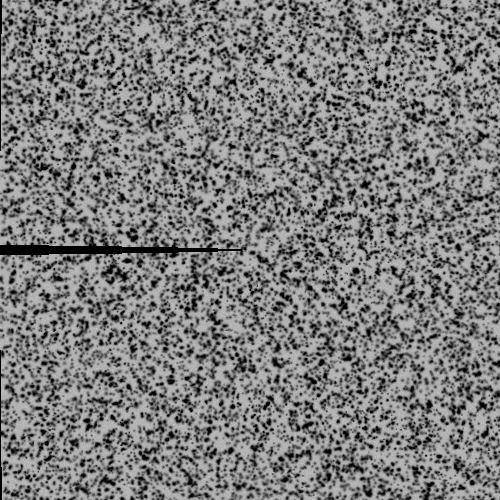
#> input picture synthetic_crack_data/deformed.tiff, 500 x 500 px
$ python -i sssig.py   (imports and definitions only)   (older library calls are emulated)
#> lines starting #> are read from the running program, lines starting #| are printed output that depends on the picture
#> further down, picture is the input picture: shape (500, 500, 3); min 0, max 200, mean 124.7
"""
SSSIG 계산 모듈 (v3.4.0)

변경 사항 (v3.4.0):
- estimate_noise_variance (단일 이미지 local_std 기반) 삭제
  → 단일 이미지에서 텍스처와 노이즈를 분리하는 것은 원리적으로 불가능.
    percentile 선택(0.5%)이 임의적이며 논문 리뷰에서 방어 불가.
- max(noise_var, 1.0) 클램프 삭제 → 물리적 근거 없음
- estimate_noise_from_pair: max 하한을 0.1 → 0.01로 완화 (고품질 카메라 대응)
- 노이즈가 필요하지만 제공되지 않은 경우 default_noise_variance=4.0 사용 + 경고
- analyze_image_quality_for_dic: noise_variance 필수 인자로 변경

이전 버전 (v3.3.0):
- compute_gradient: IC-GN과 동일한 Sobel ksize=5, /32.0
- calculate_sssig_threshold: 하드코딩 클램프 제거, 경고 로깅으로 전환
- compute_sssig_map: bad-point를 x/y 각각 threshold 기준으로 판정
- find_optimal_subset_size: 마스크 안전 선형 탐색

References:
- Pan et al. (2008) "Study on subset size selection in digital image
  correlation for speckle patterns" Optics Express
"""

import numpy as np
import cv2
from typing import Tuple, Optional
from numba import jit, prange

from ..models.reports import BadPoint, SSSIGResult
from ..utils.logger import logger


# ===== 디폴트 노이즈 분산 =====
# 일반적인 8-bit 산업용 카메라 센서 노이즈 수준 (σ ≈ 2 GL)
DEFAULT_NOISE_VARIANCE = 4.0


# ===== Numba 병렬 SSSIG =====

# [31 lines left out: function _compute_sssig_map_parallel, not called in this run]


# ===== 유틸: 그레이스케일 변환 =====

def _ensure_gray(image: np.ndarray) -> np.ndarray:
    """BGR → Gray 변환 (이미 gray면 그대로)"""
    if len(image.shape) == 3:
        return cv2.cvtColor(image, cv2.COLOR_BGR2GRAY)
    return image


def _ensure_gray_float(image: np.ndarray) -> np.ndarray:
    """Gray + float64 변환"""
    return _ensure_gray(image).astype(np.float64)


# ===== Gradient 계산 (IC-GN 일치) =====

def compute_gradient(image: np.ndarray) -> Tuple[np.ndarray, np.ndarray]:
    """
    이미지 gradient 계산 — IC-GN과 동일한 Sobel ksize=5, /32.0

    SSSIG와 IC-GN이 동일한 gradient를 사용해야
    σ(Δu) ≈ √[D(η) / SSSIG] 관계가 성립함 (Pan et al., 2008, Eq. 18-19).

    MIG용 gradient(mig.py, ksize=3, 정규화 없음)와는 의도적으로 다름.
    MIG는 상대적 품질 비교 지표이므로 gradient 스케일에 무관.
    """
    img_float = _ensure_gray_float(image)
    ksize = 5
    sobel_div = 32.0
    gx = cv2.Sobel(img_float, cv2.CV_64F, 1, 0, ksize=ksize) / sobel_div
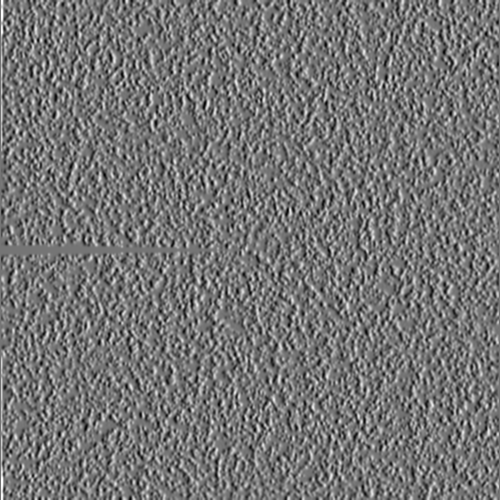
#> gx: shape (500, 500) float64; min -234.4, max 275, mean 0.2; drawn with min black and max white
    gy = cv2.Sobel(img_float, cv2.CV_64F, 0, 1, ksize=ksize) / sobel_div
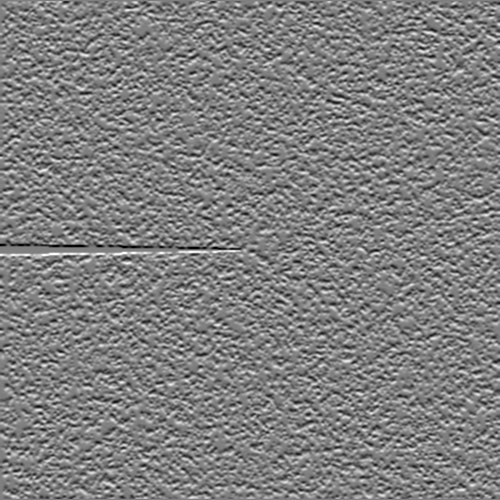
#> gy: shape (500, 500) float64; min -274.3, max 272.6, mean 0; drawn with min black and max white
    return gx, gy


# ===== 노이즈 추정 =====

# [406 lines left out: functions estimate_noise_from_pair, _resolve_default_noise, calculate_sssig_threshold, predict_displacement_accuracy, compute_sssig, compute_sssig_map and 4 more, not called in this run]

>>> import cv2
>>> picture = cv2.imread('../../synthetic_crack_data/deformed.tiff')
>>> result = compute_gradient(picture)

$ run again, on synthetic_crack_data/reference.tiff
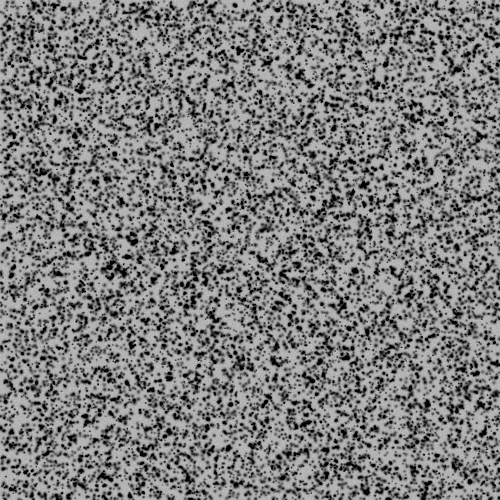
#> input picture synthetic_crack_data/reference.tiff, 500 x 500 px
#> picture is the input picture: shape (500, 500, 3); min 0, max 199, mean 125.8
#> in compute_gradient, `gx = cv2.Sobel(img_float, cv2.CV_64F, 1, 0, ksize=ksize) / sobel_div`:
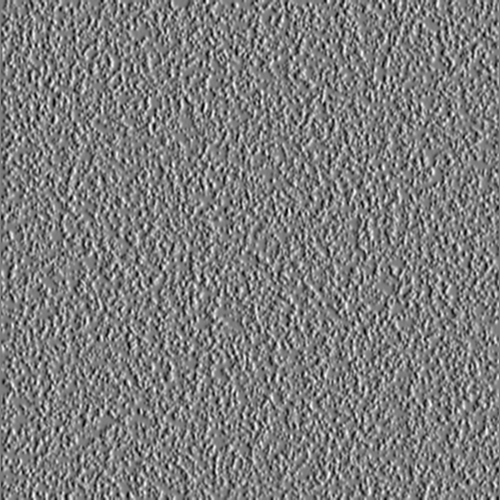
#> gx: shape (500, 500) float64; min -245.8, max 251.6, mean -0.2; drawn with min black and max white
#> in compute_gradient, `gy = cv2.Sobel(img_float, cv2.CV_64F, 0, 1, ksize=ksize) / sobel_div`:
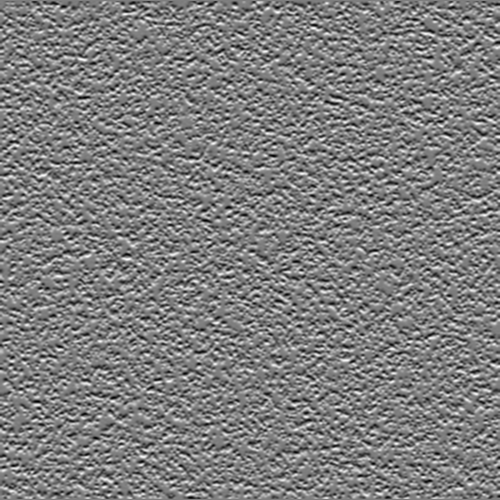
#> gy: shape (500, 500) float64; min -253.2, max 257.4, mean -0.1; drawn with min black and max white
